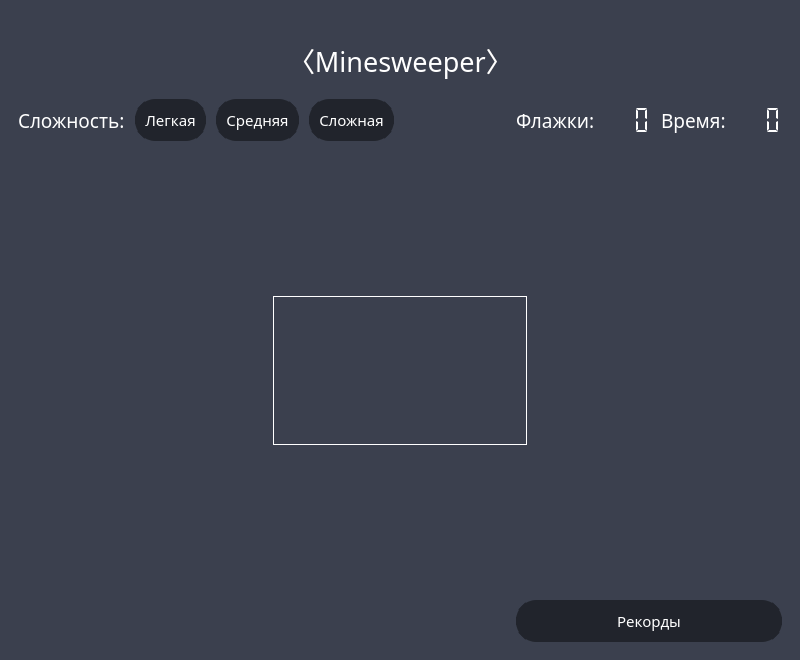
<?xml version="1.0" encoding="UTF-8"?>
<ui version="4.0">
 <class>MainWindow</class>
 <widget class="QMainWindow" name="MainWindow">
  <property name="geometry">
   <rect>
    <x>0</x>
    <y>0</y>
    <width>800</width>
    <height>660</height>
   </rect>
  </property>
  <property name="windowTitle">
   <string>Minesweeper</string>
  </property>
  <property name="styleSheet">
   <string notr="true">background: #3b404e;
font-family: Montserrat;</string>
  </property>
  <widget class="QWidget" name="centralwidget">
   <property name="styleSheet">
    <string notr="true">QLineEdit {
	border: none;
	color: #e5e5e7;
	background: transparent;
	border-bottom: 1px solid #575b67;
}

QLineEdit:focus {
	color: #dcdddf;
	border-bottom: 1px solid#eca61f;
}

QPushButton {
	color: #ffffff;
	background: #21242c;
	border: 10px solid #21242c;
    border-radius: 20px;
}

QPushButton:hover {
	background: #1a1c23;
	border: 10px solid  #1a1c23;
}</string>
   </property>
   <layout class="QVBoxLayout" name="verticalLayout">
    <property name="spacing">
     <number>10</number>
    </property>
    <property name="topMargin">
     <number>40</number>
    </property>
    <item>
     <layout class="QHBoxLayout" name="horizontalLayout">
      <property name="spacing">
       <number>0</number>
      </property>
      <item>
       <layout class="QHBoxLayout" name="horizontalLayout_4">
        <property name="spacing">
         <number>0</number>
        </property>
        <property name="leftMargin">
         <number>10</number>
        </property>
        <item>
         <widget class="QPushButton" name="backBtn">
          <property name="styleSheet">
           <string notr="true">QPushButton {
	background: #3b404e;
	border: transparent;
}</string>
          </property>
          <property name="text">
           <string/>
          </property>
          <property name="iconSize">
           <size>
            <width>30</width>
            <height>30</height>
           </size>
          </property>
         </widget>
        </item>
        <item>
         <spacer name="hs1">
          <property name="orientation">
           <enum>Qt::Horizontal</enum>
          </property>
          <property name="sizeHint" stdset="0">
           <size>
            <width>40</width>
            <height>20</height>
           </size>
          </property>
         </spacer>
        </item>
       </layout>
      </item>
      <item>
       <widget class="QLabel" name="lbl">
        <property name="font">
         <font>
          <family>Montserrat</family>
          <pointsize>20</pointsize>
         </font>
        </property>
        <property name="styleSheet">
         <string notr="true">color: #ffffff;</string>
        </property>
        <property name="text">
         <string>〈Minesweeper〉</string>
        </property>
       </widget>
      </item>
      <item>
       <layout class="QHBoxLayout" name="horizontalLayout_2">
        <property name="spacing">
         <number>10</number>
        </property>
        <property name="rightMargin">
         <number>10</number>
        </property>
        <item>
         <spacer name="horizontalSpacer">
          <property name="orientation">
           <enum>Qt::Horizontal</enum>
          </property>
          <property name="sizeHint" stdset="0">
           <size>
            <width>40</width>
            <height>20</height>
           </size>
          </property>
         </spacer>
        </item>
        <item>
         <widget class="QLabel" name="imagePlaceholder">
          <property name="text">
           <string/>
          </property>
         </widget>
        </item>
        <item>
         <widget class="QLabel" name="nickname">
          <property name="font">
           <font>
            <family>Montserrat</family>
            <pointsize>14</pointsize>
           </font>
          </property>
          <property name="styleSheet">
           <string notr="true">color: #ffffff;</string>
          </property>
          <property name="text">
           <string/>
          </property>
         </widget>
        </item>
       </layout>
      </item>
     </layout>
    </item>
    <item>
     <widget class="QWidget" name="widget" native="true">
      <property name="sizePolicy">
       <sizepolicy hsizetype="Minimum" vsizetype="Expanding">
        <horstretch>0</horstretch>
        <verstretch>0</verstretch>
       </sizepolicy>
      </property>
      <layout class="QGridLayout" name="gridLayout">
       <property name="horizontalSpacing">
        <number>10</number>
       </property>
       <item row="5" column="5" colspan="5">
        <widget class="QPushButton" name="recordsBtn">
         <property name="font">
          <font>
           <family>Montserrat</family>
           <pointsize>11</pointsize>
          </font>
         </property>
         <property name="text">
          <string>Рекорды</string>
         </property>
        </widget>
       </item>
       <item row="0" column="5">
        <widget class="QLabel" name="lbl2">
         <property name="sizePolicy">
          <sizepolicy hsizetype="Maximum" vsizetype="Preferred">
           <horstretch>0</horstretch>
           <verstretch>0</verstretch>
          </sizepolicy>
         </property>
         <property name="font">
          <font>
           <family>Montserrat</family>
           <pointsize>14</pointsize>
          </font>
         </property>
         <property name="styleSheet">
          <string notr="true">color: #ffffff;</string>
         </property>
         <property name="text">
          <string>Флажки:</string>
         </property>
        </widget>
       </item>
       <item row="0" column="3">
        <widget class="QPushButton" name="hardModeBtn">
         <property name="sizePolicy">
          <sizepolicy hsizetype="Maximum" vsizetype="Fixed">
           <horstretch>0</horstretch>
           <verstretch>0</verstretch>
          </sizepolicy>
         </property>
         <property name="font">
          <font>
           <family>Montserrat</family>
           <pointsize>11</pointsize>
          </font>
         </property>
         <property name="text">
          <string>Сложная</string>
         </property>
        </widget>
       </item>
       <item row="0" column="2">
        <widget class="QPushButton" name="mediumModeBtn">
         <property name="sizePolicy">
          <sizepolicy hsizetype="Maximum" vsizetype="Fixed">
           <horstretch>0</horstretch>
           <verstretch>0</verstretch>
          </sizepolicy>
         </property>
         <property name="font">
          <font>
           <family>Montserrat</family>
           <pointsize>11</pointsize>
          </font>
         </property>
         <property name="text">
          <string>Средняя</string>
         </property>
        </widget>
       </item>
       <item row="0" column="4">
        <spacer name="hs3">
         <property name="orientation">
          <enum>Qt::Horizontal</enum>
         </property>
         <property name="sizeType">
          <enum>QSizePolicy::Expanding</enum>
         </property>
         <property name="sizeHint" stdset="0">
          <size>
           <width>40</width>
           <height>20</height>
          </size>
         </property>
        </spacer>
       </item>
       <item row="0" column="6">
        <widget class="QLCDNumber" name="flagsLeftCnt">
         <property name="sizePolicy">
          <sizepolicy hsizetype="Maximum" vsizetype="Minimum">
           <horstretch>0</horstretch>
           <verstretch>0</verstretch>
          </sizepolicy>
         </property>
         <property name="styleSheet">
          <string notr="true">color: #ffffff;</string>
         </property>
         <property name="frameShape">
          <enum>QFrame::NoFrame</enum>
         </property>
         <property name="digitCount">
          <number>3</number>
         </property>
         <property name="segmentStyle">
          <enum>QLCDNumber::Flat</enum>
         </property>
         <property name="intValue" stdset="0">
          <number>0</number>
         </property>
        </widget>
       </item>
       <item row="0" column="8" colspan="2">
        <widget class="QLCDNumber" name="timeCnt">
         <property name="sizePolicy">
          <sizepolicy hsizetype="Maximum" vsizetype="Minimum">
           <horstretch>0</horstretch>
           <verstretch>0</verstretch>
          </sizepolicy>
         </property>
         <property name="styleSheet">
          <string notr="true">color: #ffffff;</string>
         </property>
         <property name="frameShape">
          <enum>QFrame::NoFrame</enum>
         </property>
         <property name="digitCount">
          <number>3</number>
         </property>
         <property name="segmentStyle">
          <enum>QLCDNumber::Flat</enum>
         </property>
        </widget>
       </item>
       <item row="0" column="1">
        <widget class="QPushButton" name="easyModeBtn">
         <property name="sizePolicy">
          <sizepolicy hsizetype="Maximum" vsizetype="Fixed">
           <horstretch>0</horstretch>
           <verstretch>0</verstretch>
          </sizepolicy>
         </property>
         <property name="font">
          <font>
           <family>Montserrat</family>
           <pointsize>11</pointsize>
          </font>
         </property>
         <property name="text">
          <string>Легкая</string>
         </property>
        </widget>
       </item>
       <item row="3" column="0" colspan="10">
        <spacer name="verticalSpacer_2">
         <property name="orientation">
          <enum>Qt::Vertical</enum>
         </property>
         <property name="sizeHint" stdset="0">
          <size>
           <width>20</width>
           <height>40</height>
          </size>
         </property>
        </spacer>
       </item>
       <item row="0" column="0">
        <widget class="QLabel" name="lbl1">
         <property name="sizePolicy">
          <sizepolicy hsizetype="Maximum" vsizetype="Preferred">
           <horstretch>0</horstretch>
           <verstretch>0</verstretch>
          </sizepolicy>
         </property>
         <property name="font">
          <font>
           <family>Montserrat</family>
           <pointsize>14</pointsize>
          </font>
         </property>
         <property name="styleSheet">
          <string notr="true">color: #ffffff;</string>
         </property>
         <property name="text">
          <string>Сложность:</string>
         </property>
        </widget>
       </item>
       <item row="0" column="7">
        <widget class="QLabel" name="lbl3">
         <property name="sizePolicy">
          <sizepolicy hsizetype="Maximum" vsizetype="Preferred">
           <horstretch>0</horstretch>
           <verstretch>0</verstretch>
          </sizepolicy>
         </property>
         <property name="font">
          <font>
           <family>Montserrat</family>
           <pointsize>14</pointsize>
          </font>
         </property>
         <property name="styleSheet">
          <string notr="true">color: #ffffff;</string>
         </property>
         <property name="text">
          <string>Время:</string>
         </property>
        </widget>
       </item>
       <item row="4" column="0" colspan="10">
        <layout class="QVBoxLayout" name="verticalLayout_2"/>
       </item>
       <item row="1" column="0" colspan="10">
        <spacer name="verticalSpacer">
         <property name="orientation">
          <enum>Qt::Vertical</enum>
         </property>
         <property name="sizeHint" stdset="0">
          <size>
           <width>20</width>
           <height>40</height>
          </size>
         </property>
        </spacer>
       </item>
       <item row="2" column="0" colspan="10">
        <layout class="QHBoxLayout" name="horizontalLayout_3">
         <item>
          <spacer name="horizontalSpacer_3">
           <property name="orientation">
            <enum>Qt::Horizontal</enum>
           </property>
           <property name="sizeHint" stdset="0">
            <size>
             <width>40</width>
             <height>20</height>
            </size>
           </property>
          </spacer>
         </item>
         <item>
          <widget class="QWidget" name="gameField" native="true">
           <property name="sizePolicy">
            <sizepolicy hsizetype="Expanding" vsizetype="Expanding">
             <horstretch>0</horstretch>
             <verstretch>0</verstretch>
            </sizepolicy>
           </property>
           <property name="styleSheet">
            <string notr="true">border: 1px solid #ffffff</string>
           </property>
          </widget>
         </item>
         <item>
          <spacer name="horizontalSpacer_2">
           <property name="orientation">
            <enum>Qt::Horizontal</enum>
           </property>
           <property name="sizeHint" stdset="0">
            <size>
             <width>40</width>
             <height>20</height>
            </size>
           </property>
          </spacer>
         </item>
        </layout>
       </item>
      </layout>
     </widget>
    </item>
   </layout>
  </widget>
 </widget>
 <resources/>
 <connections/>
</ui>
